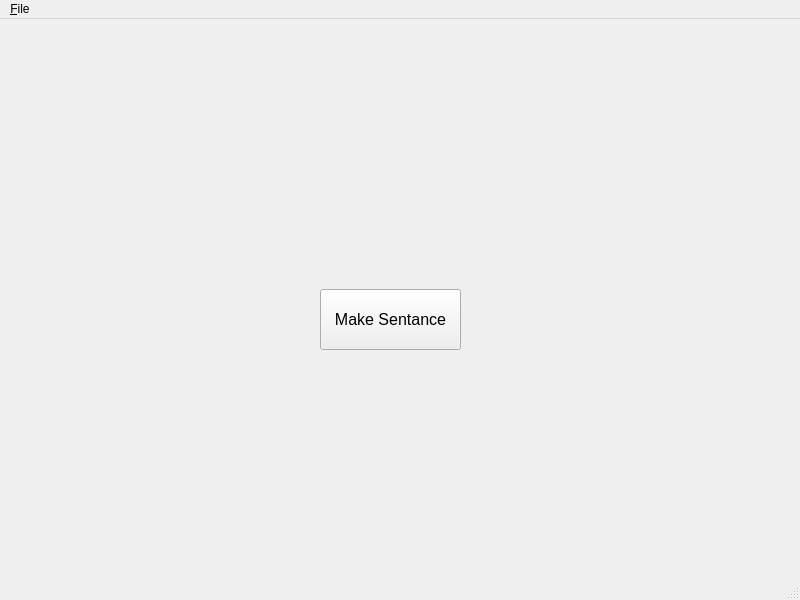
<?xml version="1.0" encoding="UTF-8"?>
<ui version="4.0">
 <class>MainWindow</class>
 <widget class="QMainWindow" name="MainWindow">
  <property name="geometry">
   <rect>
    <x>0</x>
    <y>0</y>
    <width>800</width>
    <height>600</height>
   </rect>
  </property>
  <property name="windowTitle">
   <string>MainWindow</string>
  </property>
  <widget class="QWidget" name="centralwidget">
   <widget class="QLabel" name="sentance">
    <property name="geometry">
     <rect>
      <x>110</x>
      <y>110</y>
      <width>551</width>
      <height>71</height>
     </rect>
    </property>
    <property name="font">
     <font>
      <pointsize>15</pointsize>
     </font>
    </property>
    <property name="text">
     <string/>
    </property>
    <property name="alignment">
     <set>Qt::AlignCenter</set>
    </property>
   </widget>
   <widget class="QPushButton" name="btn">
    <property name="geometry">
     <rect>
      <x>320</x>
      <y>270</y>
      <width>141</width>
      <height>61</height>
     </rect>
    </property>
    <property name="font">
     <font>
      <pointsize>12</pointsize>
     </font>
    </property>
    <property name="text">
     <string>Make Sentance</string>
    </property>
   </widget>
  </widget>
  <widget class="QMenuBar" name="menubar">
   <property name="geometry">
    <rect>
     <x>0</x>
     <y>0</y>
     <width>800</width>
     <height>29</height>
    </rect>
   </property>
   <widget class="QMenu" name="menuFile">
    <property name="title">
     <string>&amp;File</string>
    </property>
    <addaction name="actionExit"/>
   </widget>
   <addaction name="menuFile"/>
  </widget>
  <widget class="QStatusBar" name="statusbar"/>
  <action name="actionExit">
   <property name="text">
    <string>E&amp;xit</string>
   </property>
  </action>
 </widget>
 <resources/>
 <connections/>
</ui>
